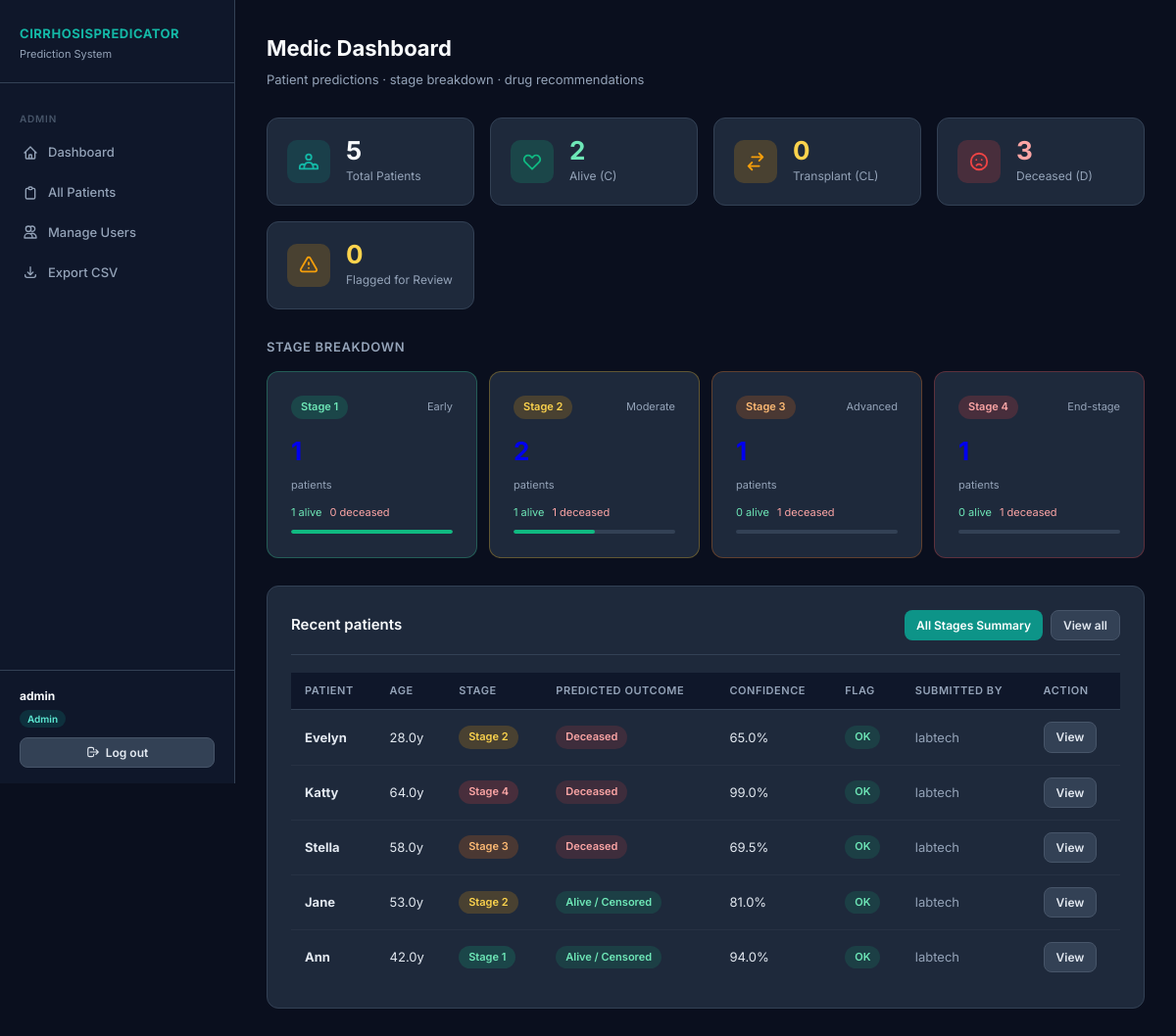
/medic/medic_dashboard (signed in), run on the app's committed database.
### app/models.py (models this page shows, shortened)
class User(UserMixin, db.Model):
    __tablename__ = 'users'
    id         = db.Column(db.Integer,  primary_key=True)
    username   = db.Column(db.String(80),  unique=True, nullable=False)
    password   = db.Column(db.String(200), nullable=False)
    role       = db.Column(db.String(20),  nullable=False)   # admin | lab | medic
    created_at = db.Column(db.DateTime,    default=datetime.utcnow)
    is_active  = db.Column(db.Boolean,     default=True)

class Patient(db.Model):
    __tablename__ = 'patients'
    id           = db.Column(db.Integer, primary_key=True)
    patient_name = db.Column(db.String(120), nullable=False)
    age          = db.Column(db.Float,   nullable=False)
    sex          = db.Column(db.String(1),   nullable=False)
    bilirubin    = db.Column(db.Float,   nullable=False)
    prothrombin  = db.Column(db.Float,   nullable=False)
    copper       = db.Column(db.Float,   nullable=False)
    hepatomegaly = db.Column(db.Integer, nullable=False)
    stage        = db.Column(db.Integer, nullable=False)
    sgot         = db.Column(db.Float,   nullable=False)
    spiders      = db.Column(db.Integer, nullable=False)
    submitted_by = db.Column(db.Integer, db.ForeignKey('users.id'))
    submitted_at = db.Column(db.DateTime, default=datetime.utcnow)
    prediction   = db.relationship('Prediction', backref='patient',
                                   uselist=False, lazy=True)
    submitter    = db.relationship('User', foreign_keys=[submitted_by])

class Prediction(db.Model):
    __tablename__ = 'predictions'
    id                = db.Column(db.Integer, primary_key=True)
    patient_id        = db.Column(db.Integer, db.ForeignKey('patients.id'), nullable=False)
    reviewed_by       = db.Column(db.String(80), nullable=True)
    predicted_status  = db.Column(db.String(5))
    predicted_outcome = db.Column(db.String(50))
    prob_alive        = db.Column(db.Float)
    prob_transplant   = db.Column(db.Float)
    prob_deceased     = db.Column(db.Float)
    confidence        = db.Column(db.Float)
    confidence_flag   = db.Column(db.String(10))
    primary_drug      = db.Column(db.Text)
    secondary_drug    = db.Column(db.Text)
    monitoring        = db.Column(db.Text)
    treatment_goal    = db.Column(db.Text)
    clinical_note     = db.Column(db.Text)
    predicted_at      = db.Column(db.DateTime, default=datetime.utcnow)

### app/routes/medic.py (the view)
@medic.route('/medic_dashboard')
@login_required
@medic_required
def medic_dashboard():
    total      = Patient.query.count()
    reviews    = Prediction.query.filter_by(confidence_flag='REVIEW').count()
    alive      = Prediction.query.filter_by(predicted_status='C').count()
    deceased   = Prediction.query.filter_by(predicted_status='D').count()
    transplant = Prediction.query.filter_by(predicted_status='CL').count()
    stage_stats = {}
    for s in [1, 2, 3, 4]:
        total_s = Patient.query.filter_by(stage=s).count()
        alive_s = (Patient.query.join(Prediction)
                   .filter(Patient.stage == s, Prediction.predicted_status == 'C').count())
        dead_s  = (Patient.query.join(Prediction)
                   .filter(Patient.stage == s, Prediction.predicted_status == 'D').count())
        label, color = STAGE_LABELS[s]
        stage_stats[s] = {
            'total': total_s, 'alive': alive_s, 'deceased': dead_s,
            'label': label, 'color': color
        }
    flagged = (Patient.query.join(Prediction)
               .filter(Prediction.confidence_flag == 'REVIEW')
               .order_by(Patient.submitted_at.desc()).limit(5).all())
    recent  = (Patient.query.join(Prediction)
               .order_by(Patient.submitted_at.desc()).limit(8).all())
    return render_template('medic/medic_dashboard.html',
        total=total, reviews=reviews,
        alive=alive, deceased=deceased, transplant=transplant,
        stage_stats=stage_stats, flagged=flagged, recent=recent)

### app/models.py (called while the page is built)
@login_manager.user_loader
def load_user(user_id):
    return User.query.get(int(user_id))

### app/routes/medic.py (called while the page is built)
def medic_required(f):
    @wraps(f)
    def decorated(*args, **kwargs):
        if not current_user.is_authenticated or current_user.role not in ['medic', 'admin']:
            flash('Medic access required.', 'danger')
            return redirect(url_for('auth.login'))
        return f(*args, **kwargs)
    return decorated

### app/templates/medic/medic_dashboard.html (shortened to what this page needs)
{% extends "base.html" %}
{% block content %}
<div class="page-header">
  <h2>Medic Dashboard</h2>
  <p>Patient predictions · stage breakdown · drug recommendations</p>
</div>
<div class="stats-grid">
  <div class="stat-card">
    <div class="stat-icon teal"></div>
    <div class="stat-info"><div class="stat-value">{{ total }}</div><div class="stat-label">Total Patients</div></div>
  </div>
  <div class="stat-card">
    <div class="stat-icon green"><svg fill="none" stroke="currentColor" viewBox="0 0 24 24"><path stroke-linecap="round" stroke-linejoin="round" stroke-width="2" d="M4.318 6.318a4.5 4.5 0 000 6.364L12 20.364l7.682-7.682a4.5 4.5 0 00-6.364-6.364L12 7.636l-1.318-1.318a4.5 4.5 0 00-6.364 0z"/></svg></div>
    <div class="stat-info"><div class="stat-value text-success">{{ alive }}</div><div class="stat-label">Alive (C)</div></div>
  </div>
  <div class="stat-card">
    <div class="stat-icon yellow"><svg fill="none" stroke="currentColor" viewBox="0 0 24 24"><path stroke-linecap="round" stroke-linejoin="round" stroke-width="2" d="M8 7h12m0 0l-4-4m4 4l-4 4m0 6H4m0 0l4 4m-4-4l4-4"/></svg></div>
    <div class="stat-info"><div class="stat-value text-warning">{{ transplant }}</div><div class="stat-label">Transplant (CL)</div></div>
  </div>
  <div class="stat-card">
    <div class="stat-icon red"><svg fill="none" stroke="currentColor" viewBox="0 0 24 24"><path stroke-linecap="round" stroke-linejoin="round" stroke-width="2" d="M9.172 16.172a4 4 0 015.656 0M9 10h.01M15 10h.01M21 12a9 9 0 11-18 0 9 9 0 0118 0z"/></svg></div>
    <div class="stat-info"><div class="stat-value text-danger">{{ deceased }}</div><div class="stat-label">Deceased (D)</div></div>
  </div>
  <div class="stat-card">
    <div class="stat-icon yellow"><svg fill="none" stroke="currentColor" viewBox="0 0 24 24"><path stroke-linecap="round" stroke-linejoin="round" stroke-width="2" d="M12 9v2m0 4h.01m-6.938 4h13.856c1.54 0 2.502-1.667 1.732-3L13.732 4c-.77-1.333-2.694-1.333-3.464 0L3.34 16c-.77 1.333.192 3 1.732 3z"/></svg></div>
    <div class="stat-info"><div class="stat-value text-warning">{{ reviews }}</div><div class="stat-label">Flagged for Review</div></div>
  </div>
</div>
<h3 style="font-size:13px;font-weight:600;color:var(--gray-400);text-transform:uppercase;letter-spacing:.05em;margin-bottom:14px">Stage Breakdown</h3>
<div style="display:grid;grid-template-columns:repeat(4,1fr);gap:12px;margin-bottom:28px">
  {% for s_num, s_info in stage_stats.items() %}
  <a href="{{ url_for('medic.stage_view', stage_num=s_num) }}" style="text-decoration:none">
    <div class="card mb-0" style="cursor:pointer;transition:border-color .15s;border-color:{% if s_info.color == 'success' %}rgba(52,211,153,.3){% elif s_info.color == 'warning' %}rgba(251,191,36,.3){% elif s_info.color == 'orange' %}rgba(249,115,22,.3){% else %}rgba(239,68,68,.3){% endif %}">
      <div style="display:flex;justify-content:space-between;align-items:center;margin-bottom:12px">
        <span class="badge stage-{{ s_num }}">Stage {{ s_num }}</span>
        <span style="font-size:11px;color:var(--gray-400)">{{ s_info.label }}</span>
      </div>
      <div style="font-size:26px;font-weight:700;margin-bottom:6px">{{ s_info.total }}</div>
      <div style="font-size:11px;color:var(--gray-400)">patients</div>
      <div style="margin-top:10px;display:flex;gap:8px;font-size:11px">
        <span style="color:#6ee7b7">{{ s_info.alive }} alive</span>
        <span style="color:#fca5a5">{{ s_info.deceased }} deceased</span>
      </div>
      <div style="margin-top:8px;height:4px;background:var(--navy-600);border-radius:2px;overflow:hidden">
        {% if s_info.total > 0 %}
        <div style="width:{{ (s_info.alive / s_info.total * 100)|round }}%;height:100%;background:#10b981;border-radius:2px"></div>
        {% endif %}
      </div>
    </div>
  </a>
  {% endfor %}
</div>
<div class="card">
  <div class="card-header">
    <span class="card-title">Recent patients</span>
    <div class="flex gap-8">
      <a href="{{ url_for('medic.summary') }}" class="btn btn-primary btn-sm">All Stages Summary</a>
      <a href="{{ url_for('medic.patients') }}" class="btn btn-secondary btn-sm">View all</a>
    </div>
  </div>
  <div class="table-wrapper">
    <table>
      <thead><tr><th>Patient</th><th>Age</th><th>Stage</th><th>Predicted Outcome</th><th>Confidence</th><th>Flag</th><th>Submitted by</th><th>Action</th></tr></thead>
      <tbody>
      {% for p in recent %}
        <tr>
          <td><strong>{{ p.patient_name }}</strong></td>
          <td>{{ p.age }}y</td>
          <td><span class="badge stage-{{ p.stage }}">Stage {{ p.stage }}</span></td>
          <td>{% if p.prediction %}<span class="badge badge-{% if p.prediction.predicted_status == 'C' %}success{% elif p.prediction.predicted_status == 'CL' %}warning{% else %}danger{% endif %}">{{ p.prediction.predicted_outcome }}</span>{% endif %}</td>
          <td>{% if p.prediction %}{{ (p.prediction.confidence * 100)|round(1) }}%{% endif %}</td>
          <td>{% if p.prediction %}{% if p.prediction.confidence_flag == 'REVIEW' %}<span class="badge badge-review">REVIEW</span>{% else %}<span class="badge badge-success">OK</span>{% endif %}{% endif %}</td>
          <td class="text-muted">{% if p.prediction and p.prediction.reviewed_by %}{{ p.prediction.reviewed_by }}{% elif p.submitter %}{{ p.submitter.username }}{% else %}—{% endif %}</td>
          <td><a href="{{ url_for('medic.patient_detail', patient_id=p.id) }}" class="btn btn-secondary btn-sm">View</a></td>
        </tr>
      {% else %}
        <tr><td colspan="8" class="text-center text-muted" style="padding:32px">No patients yet.</td></tr>
      {% endfor %}
      </tbody>
    </table>
  </div>
</div>
{% endblock %}

### app/templates/base.html (shortened to what this page needs)
<!DOCTYPE html>
<html lang="en">
<head>
  <link rel="stylesheet" href="{{ url_for('static', filename='css/style.css') }}">
</head>
<body>
<div class="layout">
  <aside class="sidebar">
    <div class="sidebar-logo">
      <h1>CirrhosisPredicator</h1>
      <p>Prediction System</p>
    </div>
    <nav class="sidebar-nav">
      {% if current_user.role == 'admin' %}
        <div class="nav-section-label">Admin</div>
        <a href="{{ url_for('admin.admin_dashboard') }}"
           class="nav-link {% if request.endpoint == 'admin.admin_dashboard' %}active{% endif %}">
          <svg fill="none" stroke="currentColor" viewBox="0 0 24 24"><path stroke-linecap="round" stroke-linejoin="round" stroke-width="2" d="M3 12l2-2m0 0l7-7 7 7M5 10v10a1 1 0 001 1h3m10-11l2 2m-2-2v10a1 1 0 01-1 1h-3m-6 0a1 1 0 001-1v-4a1 1 0 011-1h2a1 1 0 011 1v4a1 1 0 001 1m-6 0h6"/></svg>
          Dashboard
        </a>
        <a href="{{ url_for('admin.patients') }}"
           class="nav-link {% if request.endpoint == 'admin.patients' %}active{% endif %}">
          <svg fill="none" stroke="currentColor" viewBox="0 0 24 24"><path stroke-linecap="round" stroke-linejoin="round" stroke-width="2" d="M9 5H7a2 2 0 00-2 2v12a2 2 0 002 2h10a2 2 0 002-2V7a2 2 0 00-2-2h-2M9 5a2 2 0 002 2h2a2 2 0 002-2M9 5a2 2 0 012-2h2a2 2 0 012 2"/></svg>
          All Patients
        </a>
        <a href="{{ url_for('admin.users') }}"
           class="nav-link {% if request.endpoint in ['admin.users','admin.add_user'] %}active{% endif %}">
          <svg fill="none" stroke="currentColor" viewBox="0 0 24 24"><path stroke-linecap="round" stroke-linejoin="round" stroke-width="2" d="M12 4.354a4 4 0 110 5.292M15 21H3v-1a6 6 0 0112 0v1zm0 0h6v-1a6 6 0 00-9-5.197M13 7a4 4 0 11-8 0 4 4 0 018 0z"/></svg>
          Manage Users
        </a>
        <a href="{{ url_for('admin.export_csv') }}" class="nav-link">
          <svg fill="none" stroke="currentColor" viewBox="0 0 24 24"><path stroke-linecap="round" stroke-linejoin="round" stroke-width="2" d="M4 16v1a3 3 0 003 3h10a3 3 0 003-3v-1m-4-4l-4 4m0 0l-4-4m4 4V4"/></svg>
          Export CSV
        </a>
      {% endif %}
    </nav>
    <div class="sidebar-footer">
      <div class="sidebar-user">
        <strong>{{ current_user.username }}</strong>
        <span class="role-badge">{{ current_user.role | capitalize }}</span>
      </div>
      <a href="{{ url_for('auth.logout') }}" class="btn btn-secondary btn-sm" style="width:100%;justify-content:center;">
        <svg fill="none" stroke="currentColor" viewBox="0 0 24 24" style="width:14px;height:14px"><path stroke-linecap="round" stroke-linejoin="round" stroke-width="2" d="M17 16l4-4m0 0l-4-4m4 4H7m6 4v1a3 3 0 01-3 3H6a3 3 0 01-3-3V7a3 3 0 013-3h4a3 3 0 013 3v1"/></svg>
        Log out
      </a>
    </div>
  </aside>
  <main class="main-content">
    {% block content %}{% endblock %}
  </main>
</div>
</body>
</html>

### data on the page
User: username "admin", role "Admin"
Patient: patient_name "Evelyn", age "28.0", stage "2", prediction.predicted_outcome "Deceased", prediction.reviewed_by "labtech"
Prediction: (p.prediction.confidence*100)|round(1) "65.0"
Patient: patient_name "Katty", age "64.0", stage "4", prediction.predicted_outcome "Deceased", prediction.reviewed_by "labtech"
Prediction: (p.prediction.confidence*100)|round(1) "99.0"
Patient: patient_name "Stella", age "58.0", stage "3", prediction.predicted_outcome "Deceased", prediction.reviewed_by "labtech"
Prediction: (p.prediction.confidence*100)|round(1) "69.5"
Patient: patient_name "Jane", age "53.0", stage "2", prediction.predicted_outcome "Alive / Censored", prediction.reviewed_by "labtech"
Prediction: (p.prediction.confidence*100)|round(1) "81.0"
Patient: patient_name "Ann", age "42.0", stage "1", prediction.predicted_outcome "Alive / Censored", prediction.reviewed_by "labtech"
Prediction: (p.prediction.confidence*100)|round(1) "94.0"

### other printed values
{{ total }} "5"
{{ alive }} "2"
{{ transplant }} "0"
{{ deceased }} "3"
{{ reviews }} "0"
{{ s_num }} "1" "2" "3" "4"
{{ s_info.label }} "Early" "Moderate" "Advanced" "End-stage"
{{ s_info.alive }} "1" "1" "0" "0"
{{ s_info.deceased }} "0" "1" "1" "1"
